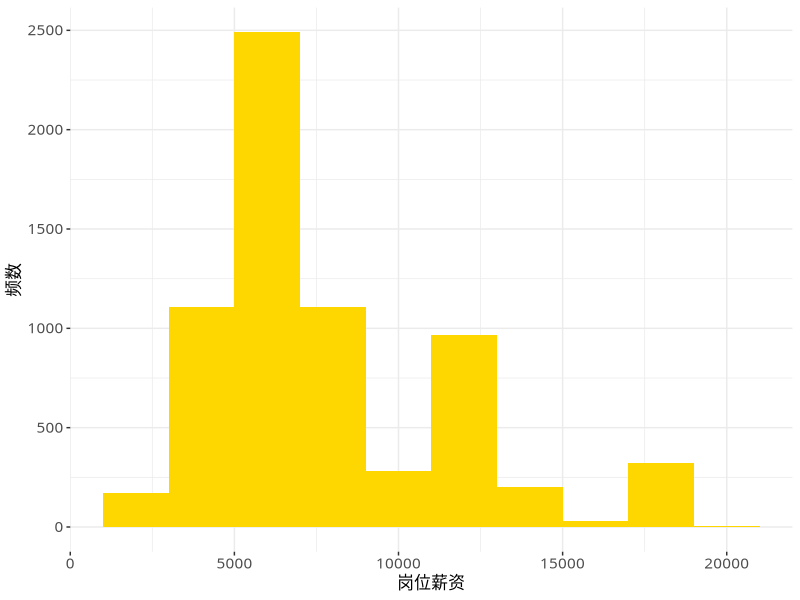
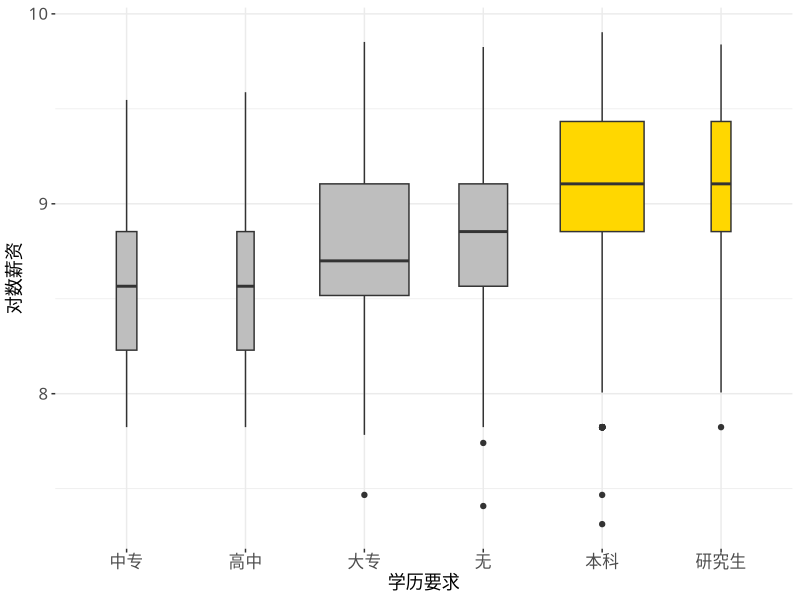
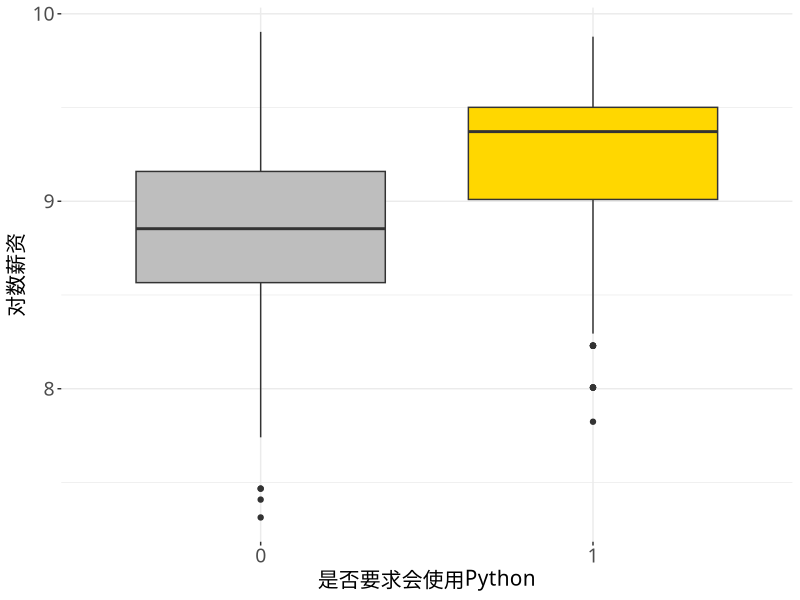
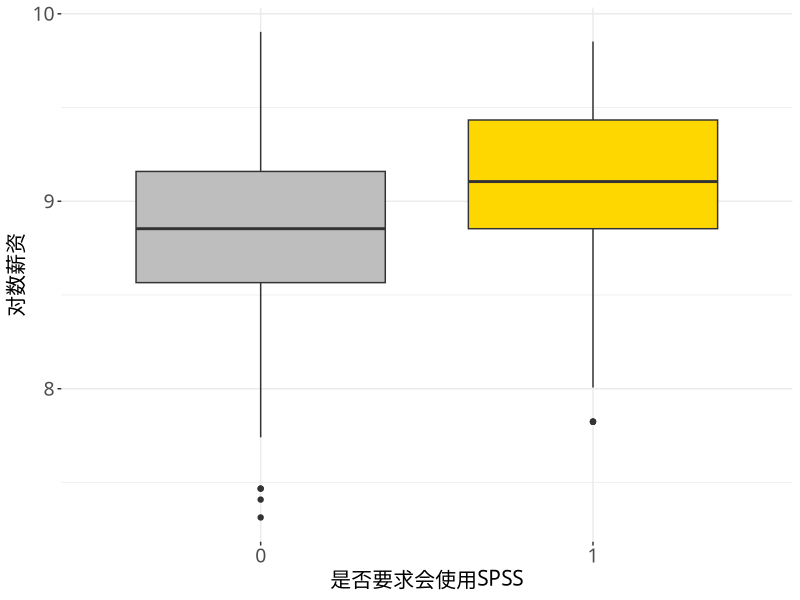
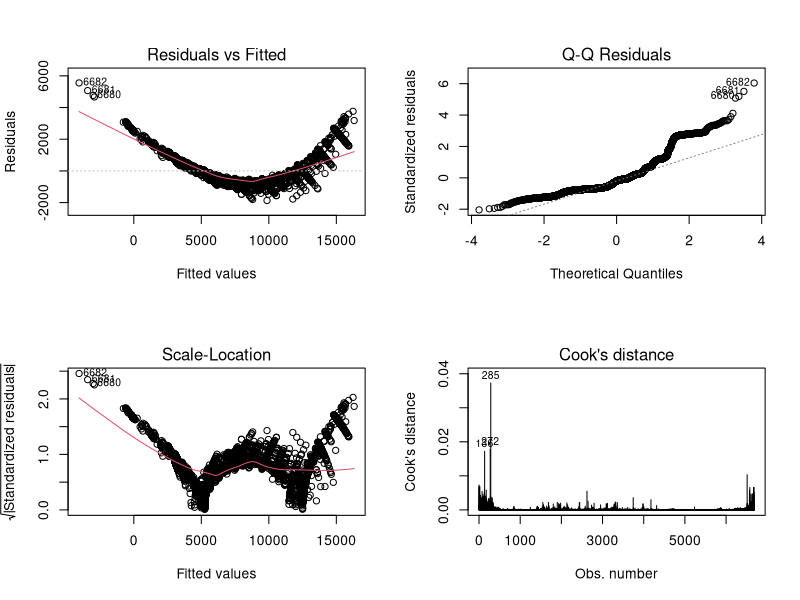
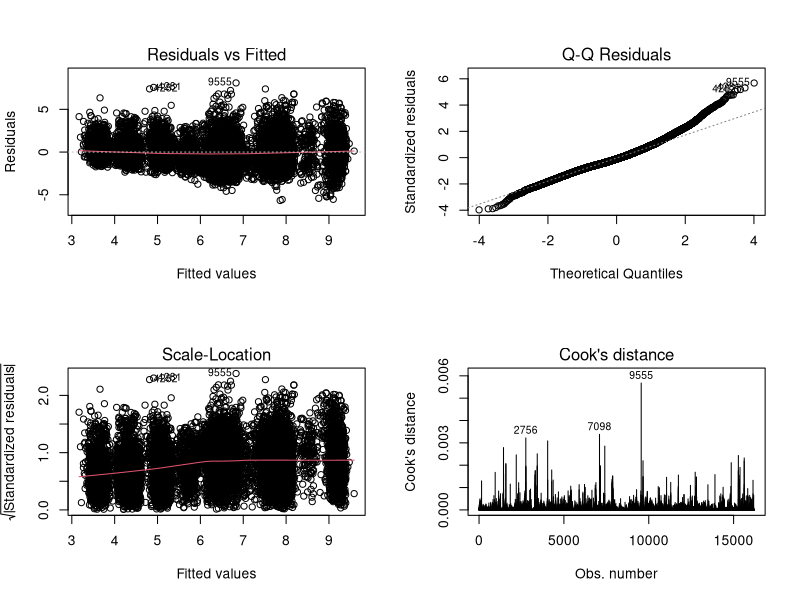

Reproduce these figures in R, in order.
## ---- chunk 1
knitr::opts_chunk$set(echo = TRUE, message = F, warning = F)
## ---- chunk 2
### 数据准备 ###
# 清空工作空间
rm(list = ls())
## ---- chunk 3
library(ggplot2)
jobinfo <- read.csv("./data/jobinfo_ch7.csv", fileEncoding = "utf-8")
ggplot(data = jobinfo,aes(x=aveSalary)) +
    geom_histogram(binwidth = 2000,fill="gold") +
    labs(y="频数",x = "岗位薪资") +
    theme_bw() + 
    theme(panel.border=element_blank(),
          text = element_text(family = "STXihei"),
          axis.title = element_text(size = 12),
          axis.text = element_text(size = 11))
## ---- chunk 4
# 利用箱线图画出，学历vs对数平均薪资的分布，箱体的宽度越宽表示样本量越多
# 将学历转化为因子型变量，便于画图
jobinfo$学历要求 = factor(jobinfo$学历要求,levels=c("中专","高中","大专","无","本科","研究生"))
jobinfo$对数薪资 <- log(jobinfo$aveSalary)
# 绘制箱线图
ggplot(jobinfo,aes(学历要求,对数薪资)) + 
        geom_boxplot(varwidth = TRUE, fill = c(rep("grey",4),rep("gold",2))) + 
        labs(x="学历要求", y = "对数薪资")+
    theme_bw() + 
    theme(panel.border=element_blank(),
          text = element_text(family = "STXihei"),
        axis.title = element_text(size = 13),
          axis.text = element_text(size = 12))
## ---- chunk 5
ggplot(jobinfo,aes(as.factor(Python),对数薪资)) + 
        geom_boxplot(fill = c("grey","gold")) + 
        labs(x="是否要求会使用Python", y = "对数薪资") +
            theme_bw() + 
theme(panel.border=element_blank(),
      text = element_text(family = "STXihei"),
                      axis.title = element_text(size = 15),
          axis.text = element_text(size = 14))

ggplot(jobinfo,aes(as.factor(SPSS),对数薪资)) + 
        geom_boxplot(fill = c("grey","gold")) + 
        labs(x="是否要求会使用SPSS", y = "对数薪资") +
            theme_bw() + 
theme(panel.border=element_blank(),
      text = element_text(family = "STXihei"),
                      axis.title = element_text(size = 15),
          axis.text = element_text(size = 14))
## ---- chunk 6
# 数据预处理
## 转换为factor型变量，地区以河北为基准，公司类别以国企为基准，公司规模以少于50人为基准，学历以无为基准
jobinfo$公司类别 <- factor(jobinfo$公司类别, levels = c("国企","合资","外资","上市公司","民营公司","创业公司"))
jobinfo$公司规模 <- factor(jobinfo$公司规模, levels = c("少于50人","50-500人","500-1000人","1000-5000人","5000-10000人","10000人以上"))
jobinfo$学历要求 <- factor(jobinfo$学历要求, levels = c("无","中专","高中","大专","本科","研究生"))

## 软件要求
for (i in c(2:13)){
        jobinfo[,i] <- as.factor(jobinfo[,i])
}
## ---- chunk 7
## 建立线性模型
lm.fit1 = lm(aveSalary ~ ., data = jobinfo)
## 查看回归结果
summary(lm.fit1)
## ---- chunk 8
## 对线性模型进行回归诊断
# 将画布分为2*2的4块
par(mfrow=c(2,2))
plot(lm.fit1, which = c(1:4)) 
## ---- chunk 9
## 计算对数因变量
jobinfo$对数薪资 <- log(jobinfo$aveSalary)
# 建立对数线性模型，剔除平均薪资变量
lm.fit2 = lm(对数薪资 ~ .-aveSalary, data = jobinfo)
## 使用BIC准则选择模型
n <- nrow(jobinfo)
lm.bic <- step(lm.fit2, direction = "both", k = log(n), trace = F)
summary(lm.bic)
## ---- chunk 10
## 新样本
testdata <- data.frame(R = 1, SPSS = 0, Excel = 0, Python = 1, MATLAB = 0, Java = 0, SQL = 1, SAS = 0, Stata = 0, EViews = 0, Spark = 0, Hadoop = 1, 公司类别 = "上市公司", 公司规模 = "1000-5000人", 学历要求 = "研究生", 工作经验 = 3, 地区 = "北上深")
## 将软件技能转换为factor类型
for (i in c(1:12)) {
    testdata[,i] <- as.factor(testdata[,i])
}
logsalary_hat <- predict(lm.bic, newdata = testdata)  # 预测值
sigma_hat2 <- sum(lm.bic$residuals^2)/lm.bic$df.residual  # sigma^2估计值
y_hat <- exp(logsalary_hat + sigma_hat2/2)  # 
cat("平均薪资水平约为", round(y_hat, 2), "元/月")
## ---- chunk 11
# 清除工作环境
cat("\014")
rm(list=ls())
dat0 <- read.csv("./data/house.csv",header=T,fileEncoding = "utf-8") #读入数据
# 处理厅数
n=dim(dat0)[1]
style=rep("其他",n)
style[which(dat0$halls==0)]="无厅"        
style[which(dat0$halls>0)]="有厅"     
style=factor(style,levels=c("无厅","有厅"))
dat0 <- cbind(dat0,style)  
## ---- chunk 12
lm1 <- lm(price~CATE+school+subway+style+floor+bedrooms+AREA,data=dat0)
summary(lm1)            #回归结果展示
par(mfrow=c(2,2))           #画2*2的图
plot(lm1,which=c(1:4))      #模型诊断图，存在异方差现象，对因变量取对数
## ---- chunk 13
lm2 <- lm(log(price) ~ CATE * school + subway + style + floor + bedrooms + AREA, data = dat0)   
summary(lm2)            #回归结果展示
## ---- chunk 14
lm3.bic <- step(lm2, k = log(nrow(dat0)), trace = F)
newdata <- data.frame(CATE = "海淀", bedrooms = 2, halls = 1, AREA = 70, floor = "low", subway = 1, school = 1, style = "有厅")
logprice_hat <- predict(lm3.bic, newdata = newdata)  # 预测值
sig_hat2 <- sum(lm3.bic$residuals^2)/lm3.bic$df.residual  # sigma^2估计值
y_hat <- exp(logprice_hat + sig_hat2/2)  # 
cat("单位面积房价约为", round(y_hat, 2), "万元/平方米")
